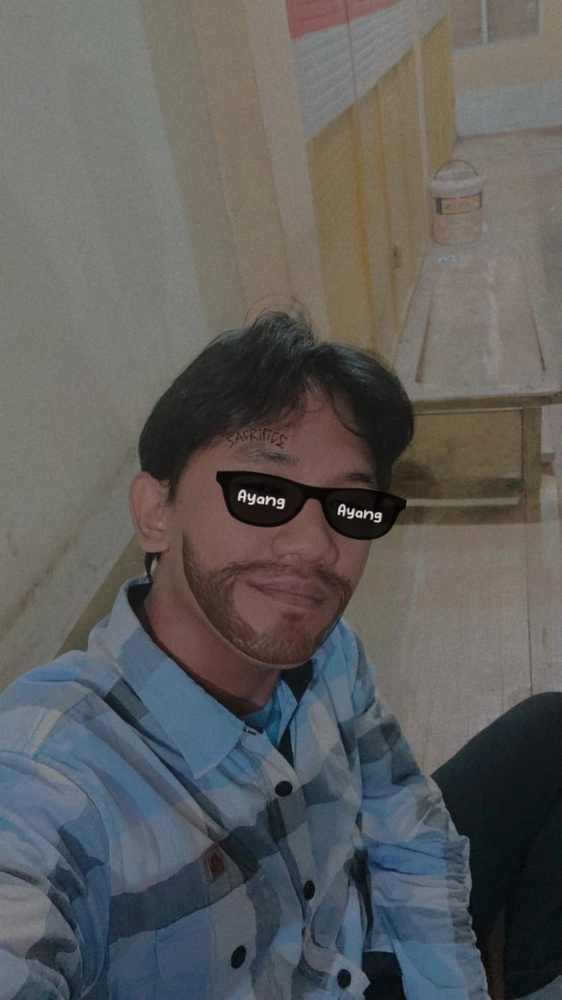
#> input picture isran.jpeg, 562 x 1000 px, shrunk from 899 x 1599 before the run
$ python 'butter highpass filter and gaussian  highpass filter 1.py'
#> lines starting #> are read from the running program, lines starting #| are printed output that depends on the picture
# Nama  : MOH.ISRAN
# NIM   : F55121073
# Kelas : B

import cv2
import numpy as np


# Load image
img = cv2.imread('isran.jpeg', 0)
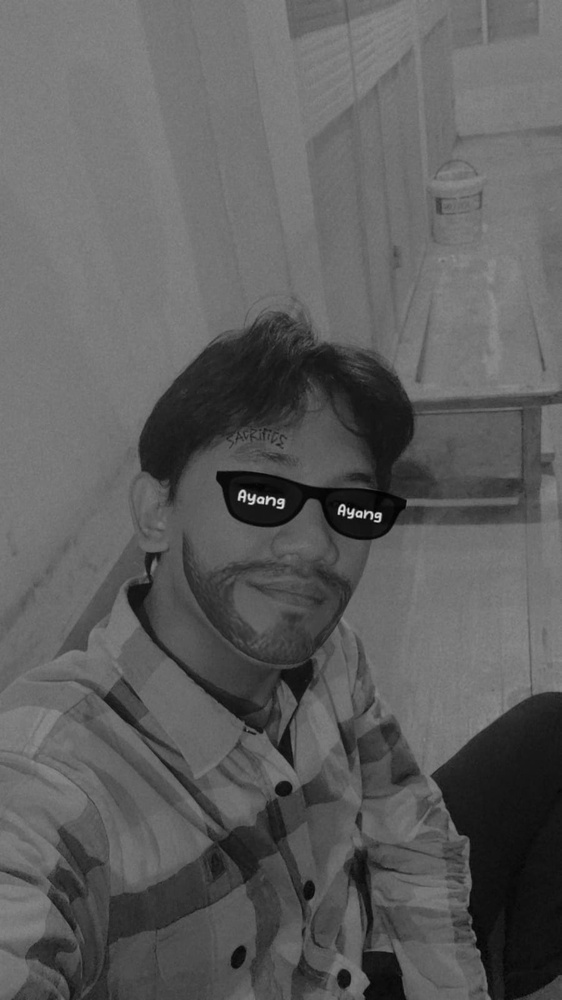
#> img: shape (1000, 562); min 1, max 223, mean 93.8

# Get image shape
rows, cols = img.shape
#> rows = 1000; cols = 562

# Create butterworth highpass filter mask
butterworth_mask = np.zeros((rows, cols, 2), np.float32)
crow, ccol = rows/2 , cols/2
#> crow = 500; ccol = 281
radius = 30
n = 2

for i in range(rows):
    for j in range(cols):
        butterworth_mask[i,j] = 1 / (1 + ((np.sqrt((i-crow)**2 + (j-ccol)**2)) / radius) ** (2*n))

# Apply butterworth highpass filter
dft = cv2.dft(np.float32(img), flags=cv2.DFT_COMPLEX_OUTPUT)
dft_shift = np.fft.fftshift(dft)
dft_shift_highpass = dft_shift * butterworth_mask
dft_highpass = np.fft.ifftshift(dft_shift_highpass)
img_highpass_butterworth = cv2.idft(dft_highpass)
img_highpass_butterworth = cv2.magnitude(img_highpass_butterworth[:,:,0], img_highpass_butterworth[:,:,1])
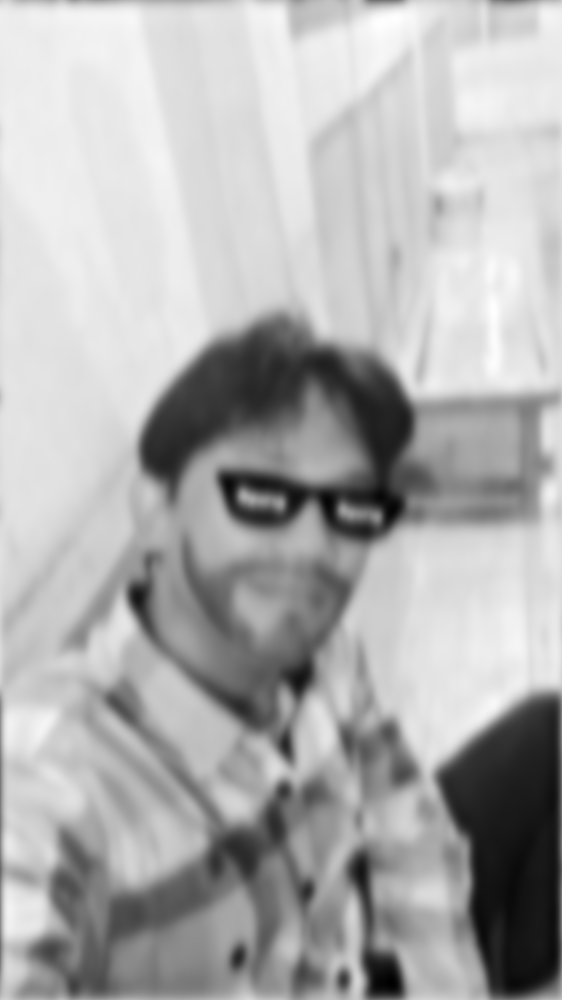
#> img_highpass_butterworth: shape (1000, 562) float32; min 3814774.2, max 74777208, mean 52727572; drawn with min black and max white

# Create gaussian highpass filter mask
gaussian_mask = np.zeros((rows, cols, 2), np.float32)
crow, ccol = rows/2 , cols/2
radius = 30

for i in range(rows):
    for j in range(cols):
        gaussian_mask[i,j] = 1 - np.exp(-((i-crow)**2 + (j-ccol)**2) / (2*radius**2))

# Apply gaussian highpass filter
dft = cv2.dft(np.float32(img), flags=cv2.DFT_COMPLEX_OUTPUT)
dft_shift = np.fft.fftshift(dft)
dft_shift_highpass = dft_shift * gaussian_mask
dft_highpass = np.fft.ifftshift(dft_shift_highpass)
img_highpass_gaussian = cv2.idft(dft_highpass)
img_highpass_gaussian = cv2.magnitude(img_highpass_gaussian[:,:,0], img_highpass_gaussian[:,:,1])
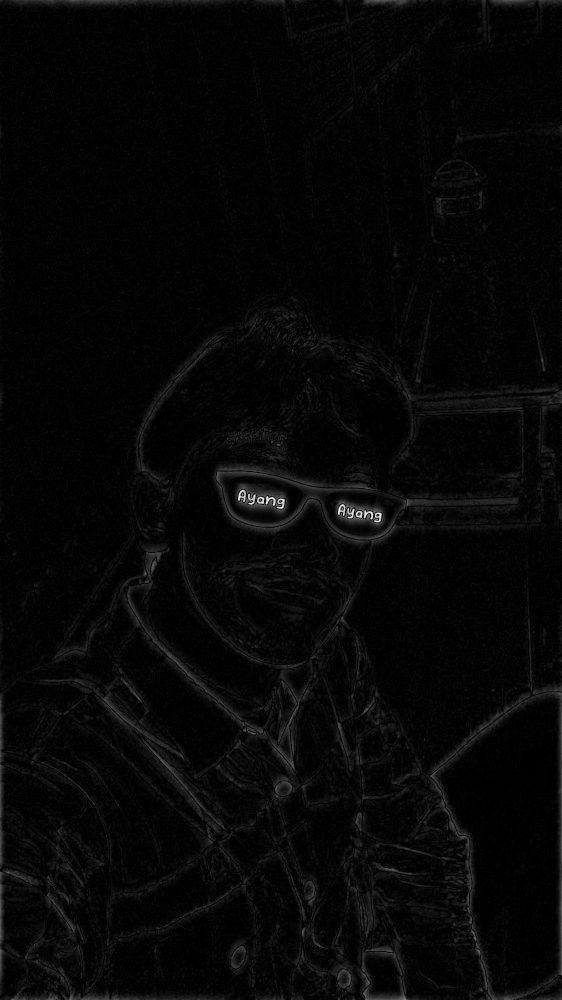
#> img_highpass_gaussian: shape (1000, 562) float32; min 2.85, max 81677728, mean 2403240.5; drawn with min black and max white

# Display images
cv2.imshow('Original Image', img)
cv2.imshow('Butterworth Highpass Filter', img_highpass_butterworth)
cv2.imshow('Gaussian Highpass Filter', img_highpass_gaussian)
cv2.waitKey(0)
cv2.destroyAllWindows()
